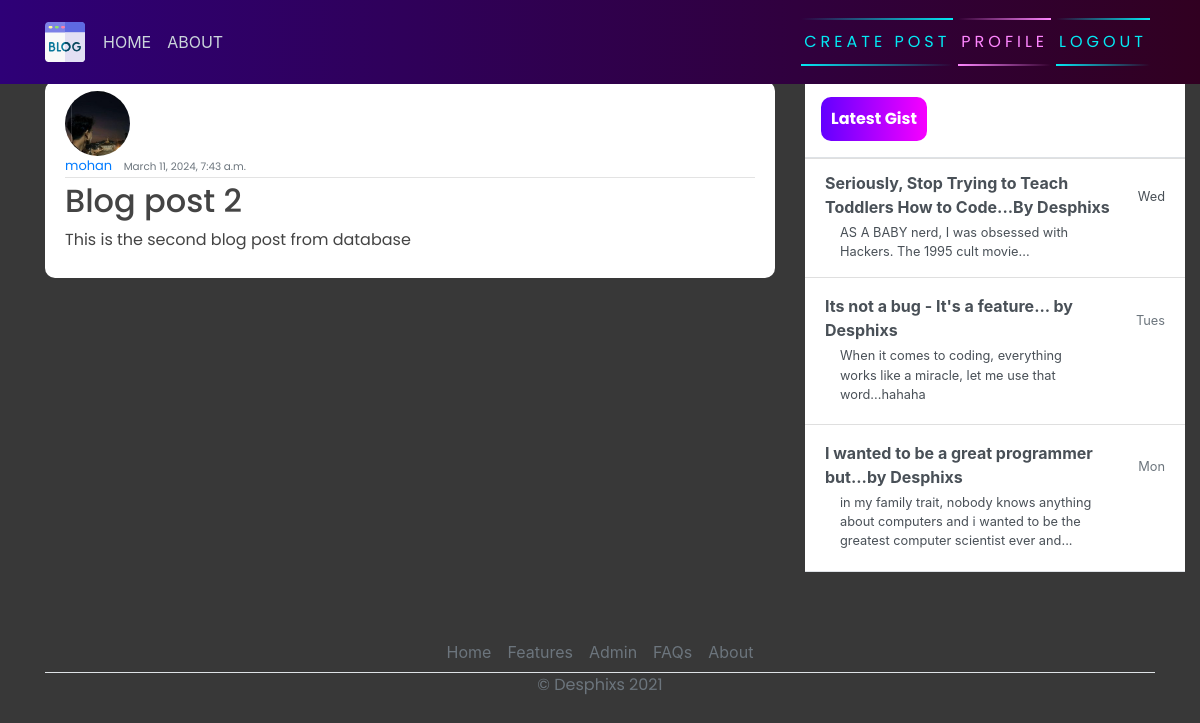
/post/2 (signed in), run on the app's committed database.
### blog/models.py (models this page shows, shortened)
class Post(models.Model):
    title = models.CharField(max_length=1000)
    content = models.TextField()
    date_posted = models.DateTimeField(default=timezone.now)
    author = models.ForeignKey(User, on_delete=models.CASCADE)

### users/models.py (models this page shows, shortened)
class Profile(models.Model):
    user = models.OneToOneField(User, on_delete=models.CASCADE)
    image = models.ImageField(default="default.jpg",upload_to='profile_pics')

### blog/views.py (the view)
# urls.py: path('post/<int:pk>',PostDetailView.as_view(),name='blog-detail'),
class PostDetailView(LoginRequiredMixin,DetailView):
    model = Post

### blog/templates/blog/post_detail.html (shortened to what this page needs)
{%extends 'blog/base.html'%} {%block title %}Blog.......... Page{%endblock%}
{%block content%}
<article class="media content-section">
  <div class="media-body">
    <img
      class="rounded-circle article-img"
      src="{{post.author.profile.image.url}}"
      alt=""
    />
    <div class="article-metadata">
      <a class="mr-2" href="#">{{ post.author }}</a>
      <small class="text-muted">{{ post.date_posted }}</small>
    </div>
    <h2><a class="article-title" href="">{{ post.title }}</a></h2>
    <p class="article-content">{{ post.content }}</p>
  </div>
  <br />
</article>
{%endblock%}

### blog/static/blog/main.css (style rules this page uses)
body { background-color: rgb(56, 56, 56); margin-top: 5rem; background-size: contain; background-repeat: no-repeat; }
h1, h2, h3, h4, h5, h6, p { color: #444444; font-family: 'Poppins', sans-serif; }
.content-section { background: #ffffff; padding: 10px 20px; border-radius: 10px; margin-bottom: 20px; }
.article-title { color: #444444; }
.article-content { white-space: pre-line; }
.article-img { height: 65px; width: 65px; margin-right: 16px; }
.article-metadata { font-family: 'Poppins', sans-serif; padding-bottom: 1px; margin-bottom: 4px; font-size: 13px; border-bottom: 1px solid #e3e3e3 }

### data on the page
Post: author.profile.image (picture), author "mohan", date_posted "March 11, 2024, 7:43 a.m.", title "Blog post 2", content "This is the second blog post from database"
